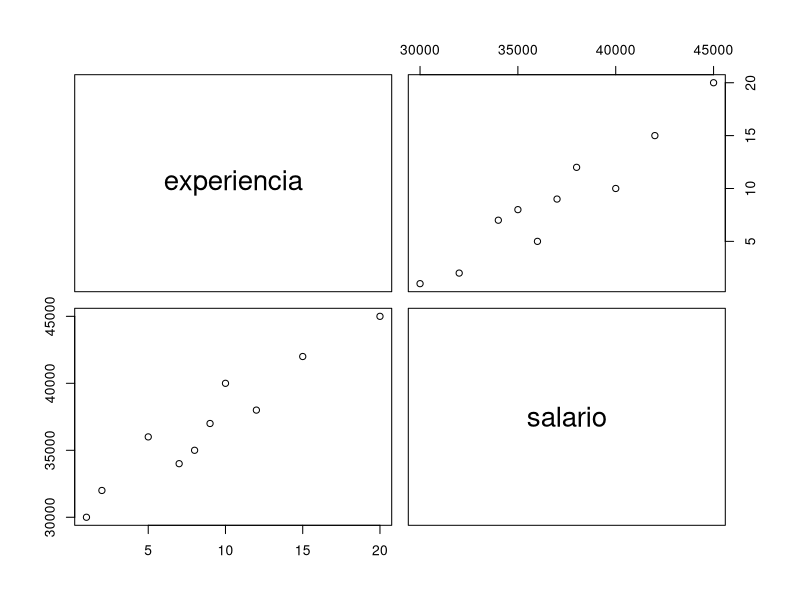
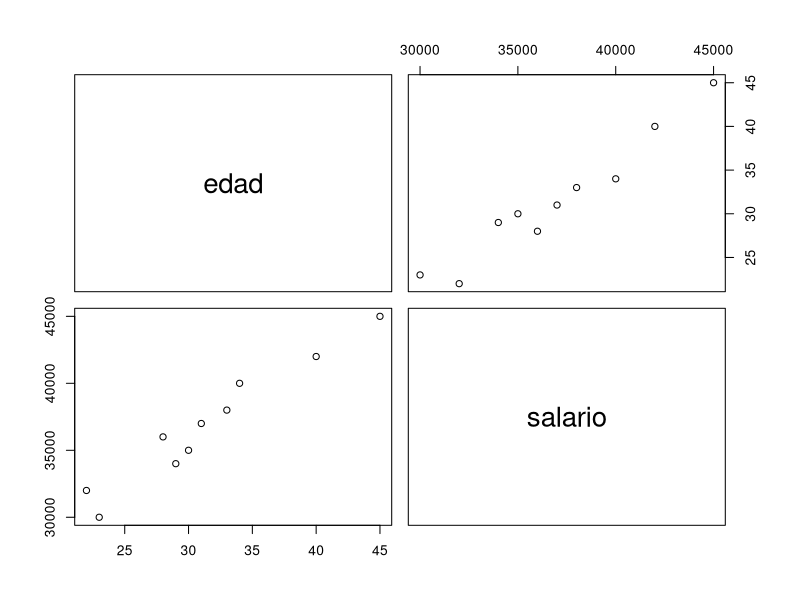
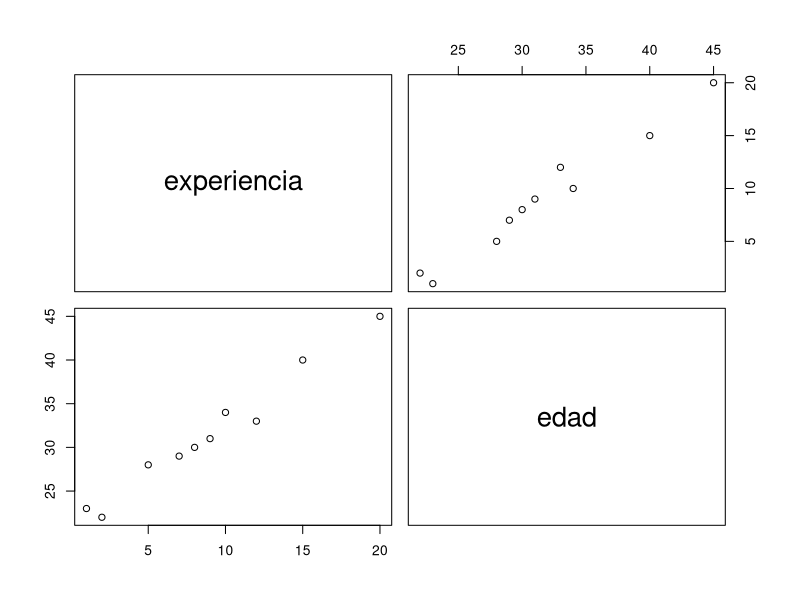
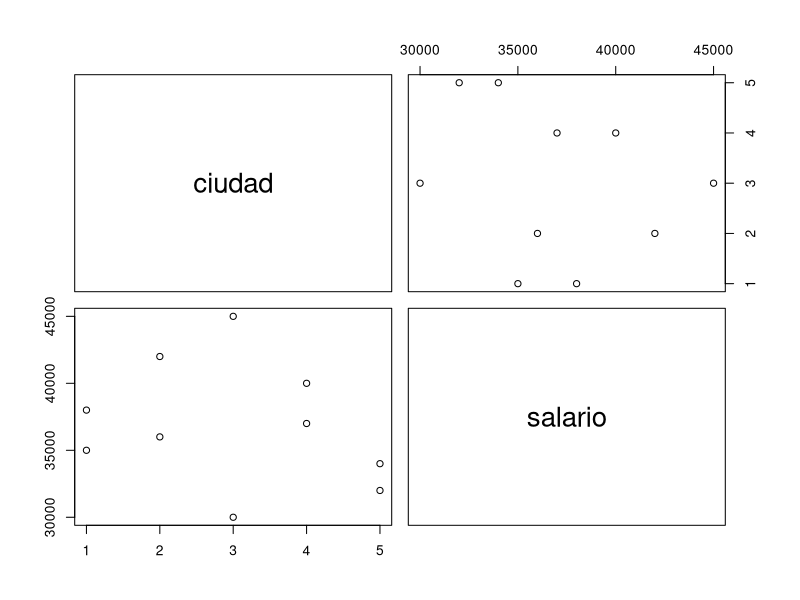
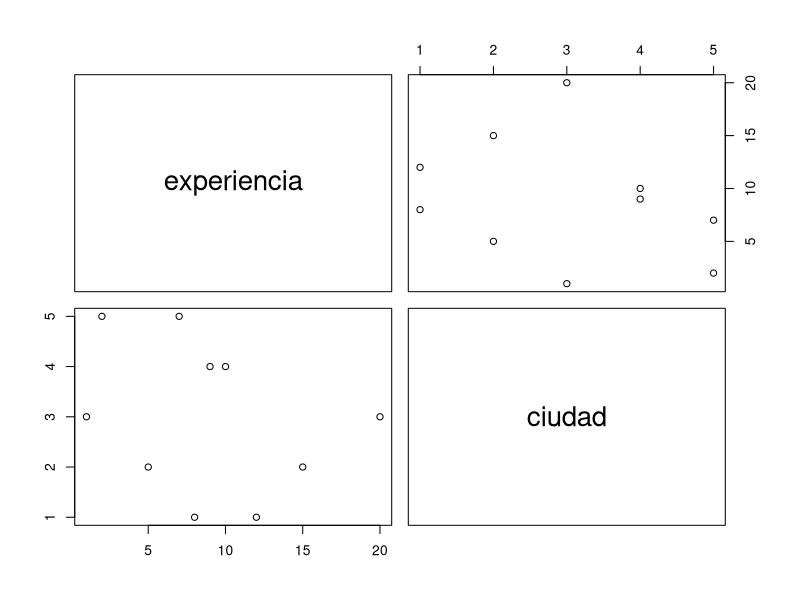
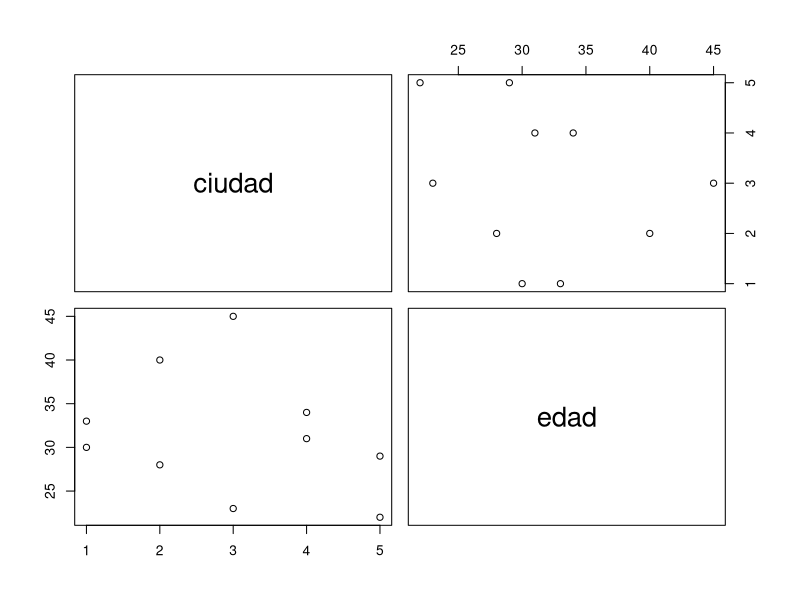

Source code (R) for these figures, in order: (Note: this script raises an error after producing the figures.)
#Predicion de salarios Ronnie Isael Feiz Doñe

# Cargar paquetes necesarios

library(tidyverse)
library(caret) # Para particionar los datos y evaluar el modelo

library(ggplot2) #Para mi grafico

# Crear dataframe

empleados <- tibble(
  nombre = c("Ana", "Luis", "Marta", "Pedro", "Sofía", "Carlos", "María", "Jorge", "Laura", "Fernando"),
  edad = c(23, 30, 22, 34, 28, 45, 33, 29, 31, 40),
  experiencia = c(1, 8, 2, 10, 5, 20, 12, 7, 9, 15),
  ciudad = c("Madrid", "Barcelona", "Valencia", "Sevilla", "Bilbao", "Madrid", "Barcelona", "Valencia",
             "Sevilla", "Bilbao"),
  salario = c(30000, 35000, 32000, 40000, 36000, 45000, 38000, 34000, 37000, 42000)
)

#es

print(empleados)

##################################################################################################################

#Paso 2: Preparación de los datos

#Antes de eso vere los tipos de datos que hay en mi dataframe

str(empleados)

#Hay dos variables categoricas pero la que voy a estar utilizando sera la variable ciudad para mi analisis

#Codificar la variable categórica ciudad.

#La primera forma me gusta mas hacerla pero la comentare ya que quiere que usemos tidyverse

#empleados$ciudad <- as.factor(empleados$ciudad)

empleados <- empleados %>% mutate(ciudad = as.factor(ciudad)) #Utilize mutate para sobrescribir la variable agregandole la ciudad pero en factor

#Me sobreescribe la variable ciudad en simple palabras pero en factor

#Recordar factor se usa en variables categoricas para guardar estas, si no esta de este tipo ocasionara errores en graficos o modelos estadisticos

str(empleados) #Ver estructura cambiada

###########################################################################################

#  Particionar los datos en conjuntos de entrenamiento y prueba

#Antes de esto estare analizando la correlacion de las variables

#Usare la funcion pairs que me permite hacer grafico de dispersion de una forma mas especifa y mas facil

pairs(empleados[,c('experiencia','salario')]) 
pairs(empleados[,c('edad','salario')]) 
pairs(empleados[,c('experiencia','edad')]) 
pairs(empleados[,c('ciudad','salario')]) 
pairs(empleados[,c('experiencia','ciudad')]) # NO hay correlacion
pairs(empleados[,c('ciudad','edad')]) #Tampoco

#Las variables experiencia y ciudad quedan decartadas

#Estares utilizando la funcion pairs ya que me ahorra codigo en mi modelo de regresion lineal

pairs(ejercicios)

set.seed(2) #Establecer una semilla 

#Puse la semilla en 2 ya que esta era la que me realizaba la particion de forma que mis datos estuvieran mas cercanos a los valores reales

#Hacer particion para el entrenamiento del modelo 

trainIndex <- createDataPartition(empleados$salario, p=0.5 ,list=FALSE)

trainData <- empleados[trainIndex,] #Datos de entrenamiento

TestData <- empleados[-trainIndex,] #Datos de prueba

##########################################################################################

# Paso 3: Entrenar el modelo de regresión lineal

regresion_modelo <-  lm(salario~ edad + experiencia , data = trainData)
#este simbolo ~ indica que salario es la variable dependiente y que edad, experiencia y ciudad son los que se van a analizar para la prediccion

#OJO: Se que puede dar multicolinealidad por que las dos variables tienen una correlacion fuerte entre si
#Pero experiencia es una buen variable asi que no quise desperdiciarla.

summary(regresion_modelo) #Me da un resumen de la regresion lineal

######################################################################################################################################################

# Paso 4: Evaluación del modelo


# Hacer predicciones usando el conjunto de datos de prueba
predicciones <- predict(regresion_modelo, TestData)

predicciones #Las predicciones se acercan

head(TestData)


ggplot(TestData, aes(x = salario, y = predicciones, color = ciudad)) +
  geom_point() +  # Puntos de datos reales
  geom_smooth(method = "lm", se = FALSE, aes(group = 1), color = "blue", size = 1) +  # Línea de regresión
  labs(x = "Valores real", y = "Predicciones", color = "Ciudad", title = "Regresión Lineal de Salario") +
  scale_color_manual(values = c("Madrid" = "red", "Barcelona" = "blue", "Valencia" = "green",
                                "Sevilla" = "purple", "Bilbao" = "orange")) +  # Colores por ciudad
  theme_minimal()

#OJO: Use geom_smooth ya que esta es la que se utilize para comparar correlaciones de variables



#Calcular métricas de rendimiento como el RMSE y el R²

# Calcular el RMSE y el R²
RMSE <- sqrt(mean((TestData$salario - predicciones)^2))

#RMSE es un calculo que se utiliza para evaluar la precision de un modelo, es decir que tanto se equivoco de las predicciones

#Mientras bajo el numero mejor, mas alto el modelo no sirve

R2 <- 1 - (sum((TestData$salario - predicciones)^2) / sum((TestData$salario - mean(TestData$salario))^2))

# R2 o R (R-cuadrado o coeficiente de determinación me explica la variabilidad de la variable dependiente en base a la independiente

# es decir que tanto las variable dependiente afecta a la independiente

#El coeficiente de determinacion nos ayuda a saber que tan preciso son los resultados de mi mi variable dependiente

# Imprimir las métricas

print(paste("RMSE:", RMSE))
print(paste("R²:", R2))


############################################################################################################################################

# Paso 5: Interpretación de los resultados


# Analiza los coeficientes del modelo y las métricas de rendimiento para entender cómo
# cada variable afecta al salario y la precisión del modelo.



coeficientes <- coef(regresion_modelo)

coeficientes

#Como intrepreto los coficientes? pues es bastante facil

#Intercept lo que me calcula la intercepcion cuando las dos variables independientes es 0, osea donde se va a encontrar en el grafico

#Edad y experiencia lo que me dice que tanto aumentara si aumenta la variable dependiente salario


